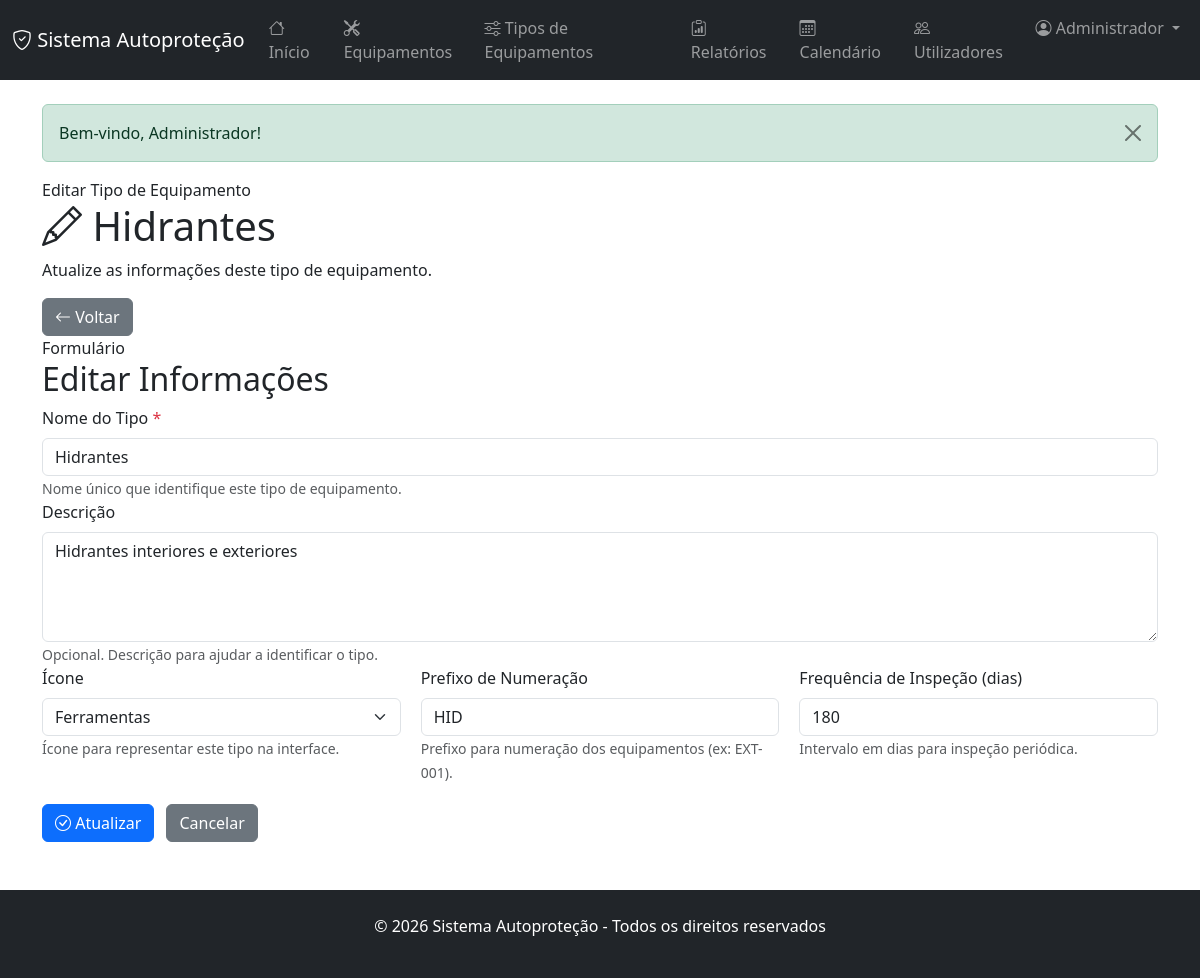
/index.php?controler=tipo_equipamento&acao=editar&id=2 (signed in), run on the app's committed database.
### tables this page shows
CREATE TABLE IF NOT EXISTS tipos_equipamentos (
    id INT AUTO_INCREMENT PRIMARY KEY,
    nome VARCHAR(100) NOT NULL,
    descricao TEXT,
    icone VARCHAR(50),
    prefixo_numeracao VARCHAR(20) COMMENT 'Prefixo para numeração dos equipamentos, ex: EXT, HID, LUM',
    proximo_numero INT DEFAULT 1 COMMENT 'Próximo número sequencial do tipo de equipamento',
    frequencia_inspecao INT COMMENT 'Frequência em dias',
    ativo BOOLEAN DEFAULT TRUE,
    data_criacao TIMESTAMP DEFAULT CURRENT_TIMESTAMP,
    UNIQUE KEY uk_tipo_nome (nome),
    INDEX idx_ativo (ativo)
);

### app/core/View.php (called while the page is built, shortened)
<?php
class View {
    public static function render($view, array $data = []) {
        $viewPath = APP_PATH . DIRECTORY_SEPARATOR . 'views' . DIRECTORY_SEPARATOR . str_replace('/', DIRECTORY_SEPARATOR, $view) . '.php';
        extract($data, EXTR_SKIP);
        require $viewPath;
        require APP_PATH . DIRECTORY_SEPARATOR . 'views' . DIRECTORY_SEPARATOR . 'layouts' . DIRECTORY_SEPARATOR . 'main.php';
    }
}

### app/core/Controller.php (called while the page is built, shortened)
<?php
abstract class Controller {
    protected function render($view, array $data = []) {
        View::render($view, $data);
    }
}

### app/controllers/TipoEquipamentoController.php (called while the page is built, shortened)
<?php
class TipoEquipamentoController extends Controller {
    private $tipoEquipamento;
    public function __construct() {
        $this->tipoEquipamento = new TipoEquipamento();
    }
    public function editar($id) {
        $tipo = $this->tipoEquipamento->getById($id);
        $this->render('tipos_equipamentos/editar', compact('tipo'));
    }
}

### app/core/Application.php (called while the page is built, shortened)
<?php
class Application {
    public function run() {
        $router = new Router();
        $route = $router->resolve($_GET);
        $this->dispatch($route);
    }
    private function registerAutoloader() {
        spl_autoload_register(function ($class) {
            $directories = [
                APP_PATH . DIRECTORY_SEPARATOR . 'core',
                APP_PATH . DIRECTORY_SEPARATOR . 'models',
                APP_PATH . DIRECTORY_SEPARATOR . 'controllers',
            ];
            foreach ($directories as $directory) {
                $file = $directory . DIRECTORY_SEPARATOR . $class . '.php';
                if (file_exists($file)) {
                    return;
                }
            }
        });
    }
    private function dispatch($route) {
        try {
            $controller = new $route['controller']();
            call_user_func_array([$controller, $route['action']], $route['params']);
        } catch (Throwable $exception) {
            $this->handleException($exception);
        }
    }
}

### public/index.php (called while the page is built)
<?php
require_once dirname(__DIR__) . DIRECTORY_SEPARATOR . 'app' . DIRECTORY_SEPARATOR . 'core' . DIRECTORY_SEPARATOR . 'Application.php';
$application = new Application();
$application->run();

### app/models/TipoEquipamento.php (called while the page is built, shortened)
<?php
class TipoEquipamento {
    private $db;
    private $table = 'tipos_equipamentos';
    public function __construct() {
        $this->db = new Database();
    }
    public function getById($id) {
        $id = (int)$id;
        $query = "SELECT * FROM {$this->table} WHERE id = {$id}";
        $resultado = $this->db->query($query);
        if ($resultado && $resultado->num_rows > 0) {
            return $resultado->fetch_assoc();
        }
        return null;
    }
}

### app/models/Database.php (called while the page is built, shortened)
<?php
class Database {
    private $conexao;
    private $host;
    private $port;
    private $user;
    private $password;
    private $dbname;
    public function __construct() {
        $config = require CONFIG_PATH . DIRECTORY_SEPARATOR . 'database.php';
        $this->host = $config['host'];
        $this->port = $config['port'] ?? 3306;
        $this->user = $config['user'];
        $this->password = $config['password'];
        $this->dbname = $config['dbname'];
    }
    private function conectar() {
        try {
            $connection = new mysqli(
                $this->host,
                $this->user,
                $this->password,
                $this->dbname,
                (int)$this->port
            );
            $connection->set_charset("utf8mb4");
            $this->conexao = $connection;
        } catch (Exception $e) {
            die('Erro de conexão com a base de dados: ' . $e->getMessage());
        }
    }
    public function query($query) {
        return $this->conexao->query($query);
    }
}

### app/views/tipos_equipamentos/editar.php (the view, shortened to what this page needs)
<?php
$tipo = $tipo ?? [];
$icones = [
    'bi-tools' => 'Ferramentas',
    'bi-shield-check' => 'Escudo',
    'bi-lightning-charge' => 'Eletricidade',
    'bi-droplet' => 'Água/Hidráulica',
    'bi-fire' => 'Fogo',
    'bi-door-closed' => 'Portas',
    'bi-sliders' => 'Controles',
    'bi-gear' => 'Engrenagens',
    'bi-box-seam' => 'Caixa',
    'bi-lamp' => 'Iluminação',
    'bi-badge-ad' => 'Sinalização',
    'bi-alarm' => 'Alarme'
];
?>
<section class="page-shell page-shell--narrow tipo-equipamento-editar-page">
    <header class="page-hero compact">
        <div>
            <span class="page-hero__eyebrow">Editar Tipo de Equipamento</span>
            <h1><i class="bi bi-pencil"></i> <?php echo htmlspecialchars($tipo['nome'] ?? '', ENT_QUOTES, 'UTF-8'); ?></h1>
            <p>Atualize as informações deste tipo de equipamento.</p>
        </div>
        <div class="page-hero__actions">
            <a href="index.php?controler=tipo_equipamento&acao=ver&id=<?php echo (int)$tipo['id']; ?>" class="btn btn-secondary">
                <i class="bi bi-arrow-left"></i>
                Voltar
            </a>
        </div>
    </header>
    <section class="panel-surface">
        <div class="panel-surface__header">
            <span class="panel-surface__eyebrow">Formulário</span>
            <h2>Editar Informações</h2>
        </div>
        <form method="POST" action="index.php?controler=tipo_equipamento&acao=atualizar&id=<?php echo (int)$tipo['id']; ?>" class="modern-form">
            <div class="form-group">
                <label for="nome" class="form-label">Nome do Tipo <span class="required">*</span></label>
                <input type="text" id="nome" name="nome" class="form-control"
                    value="<?php echo htmlspecialchars($tipo['nome'] ?? '', ENT_QUOTES, 'UTF-8'); ?>"
                    placeholder="Ex.: Extintores, Sprinklers, Portas corta-fogo" required>
                <small class="form-text">Nome único que identifique este tipo de equipamento.</small>
            </div>
            <div class="form-group">
                <label for="descricao" class="form-label">Descrição</label>
                <textarea id="descricao" name="descricao" class="form-control" rows="4"
                    placeholder="Descrição detalhada do tipo de equipamento..."><?php echo htmlspecialchars($tipo['descricao'] ?? '', ENT_QUOTES, 'UTF-8'); ?></textarea>
                <small class="form-text">Opcional. Descrição para ajudar a identificar o tipo.</small>
            </div>
            <div class="form-row">
                <div class="form-group" style="flex: 1;">
                    <label for="icone" class="form-label">Ícone</label>
                    <select id="icone" name="icone" class="form-select">
                        <?php foreach ($icones as $valor => $label): ?>
                            <option value="<?php echo htmlspecialchars($valor, ENT_QUOTES, 'UTF-8'); ?>"
                                <?php echo ($tipo['icone'] ?? 'bi-tools') === $valor ? 'selected' : ''; ?>>
                                <?php echo htmlspecialchars($label, ENT_QUOTES, 'UTF-8'); ?>
                            </option>
                        <?php endforeach; ?>
                    </select>
                    <small class="form-text">Ícone para representar este tipo na interface.</small>
                </div>
                <div class="form-group" style="flex: 1;">
                    <label for="prefixo_numeracao" class="form-label">Prefixo de Numeração</label>
                    <input type="text" id="prefixo_numeracao" name="prefixo_numeracao" class="form-control"
                        value="<?php echo htmlspecialchars($tipo['prefixo_numeracao'] ?? '', ENT_QUOTES, 'UTF-8'); ?>"
                        placeholder="Ex.: EXT, SPRK, POR" maxlength="20">
                    <small class="form-text">Prefixo para numeração dos equipamentos (ex: EXT-001).</small>
                </div>
                <div class="form-group" style="flex: 1;">
                    <label for="frequencia_inspecao" class="form-label">Frequência de Inspeção (dias)</label>
                    <input type="number" id="frequencia_inspecao" name="frequencia_inspecao" class="form-control"
                        value="<?php echo (int)($tipo['frequencia_inspecao'] ?? 0) > 0 ? (int)$tipo['frequencia_inspecao'] : ''; ?>"
                        placeholder="Ex.: 365" min="1">
                    <small class="form-text">Intervalo em dias para inspeção periódica.</small>
                </div>
            </div>
            <div style="display: flex; gap: 12px; margin-top: 20px;">
                <button type="submit" class="btn btn-primary">
                    <i class="bi bi-check-circle"></i>
                    Atualizar
                </button>
                <a href="index.php?controler=tipo_equipamento&acao=ver&id=<?php echo (int)$tipo['id']; ?>" class="btn btn-secondary">
                    Cancelar
                </a>
            </div>
        </form>
    </section>
</section>

### app/views/tipos_equipamentos/editar.php (style rules this page uses)
.required { color: #dc3545; }
.form-row { display: grid; grid-template-columns: repeat(auto-fit, minmax(150px, 1fr)); gap: 20px; }

### data on the page
tipos_equipamentos: nome "Hidrantes", descricao "Hidrantes interiores e exteriores", icone "Ferramentas", prefixo_numeracao "HID", frequencia_inspecao "180"

### other printed values
APP_NAME "Sistema Autoproteção"
$_SESSION['utilizador_nome'] "Administrador"
$_SESSION['mensagem'] "Bem-vindo, Administrador!"
